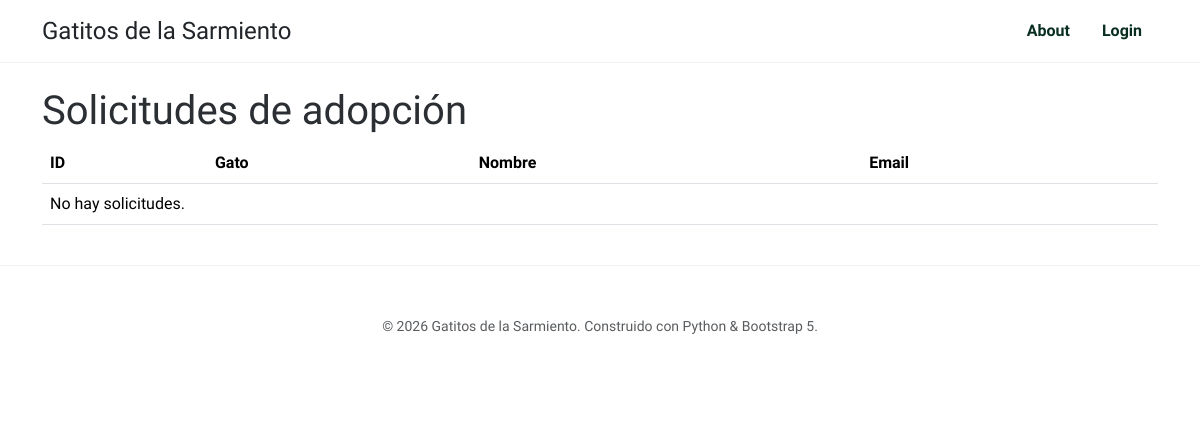
Before: /gato/solicitud/ with the older database file.
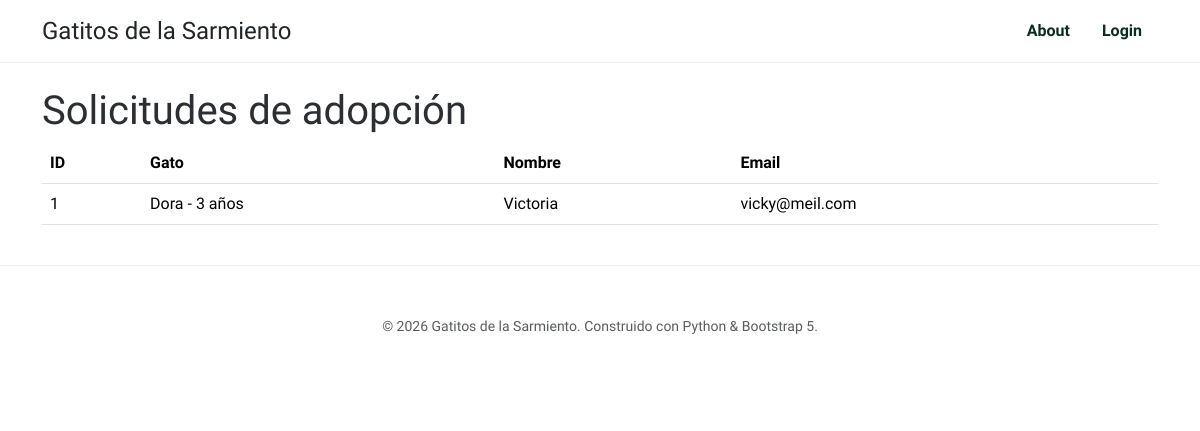
After: the same page with the newer database file.
### gato/models.py (models this page shows, shortened)
class SolicitudAdopcion(models.Model):
    gato = models.ForeignKey(Gato, on_delete=models.CASCADE)
    nombre = models.CharField(max_length=100)
    email = models.EmailField()
    mensaje = models.TextField()
    fecha = models.DateTimeField(auto_now_add=True)

class Gato(models.Model):
    categoria = models.ForeignKey(
        Categoria,
        on_delete=models.SET_NULL,
        null=True,
        blank=True,
        verbose_name="categoría",
    )
    nombre = models.CharField(max_length=100)
    descripcion = models.TextField(blank=True, null=True)
    edad = models.IntegerField()
    sexo = models.CharField(max_length=20)
    disponibilidad = models.BooleanField(default=True)
    fecha_actualizacion = models.DateTimeField(editable=False, auto_now=True)
    def __str__(self) -> str:
        return f"{self.nombre} - {self.edad} años"
    class Meta:
        verbose_name = "Gato"
        verbose_name_plural = "Gatos"
        constraints = [
            models.UniqueConstraint(
                fields=["categoria", "nombre"], name="categoria_nombre"
            )
        ]
        indexes = [models.Index(fields=["nombre"])]

### gato/views.py (the view)
# urls.py: path("solicitud/", SolicitudAdopcionList.as_view(), name="solicitud_home"
class SolicitudAdopcionList(ListView):
    model = SolicitudAdopcion
    def get_queryset(self):
        consulta = self.request.GET.get("consulta")
        if consulta:
            queryset = SolicitudAdopcion.objects.filter(nombre__icontains=consulta)
        else:
            queryset = SolicitudAdopcion.objects.all()
        return queryset

### gato/templates/gato/solicitudadopcion_list.html
{% extends 'core/base.html' %}
{% block contenido %}
<div class="container py-4">
    <h1>Solicitudes de adopción</h1>
    <table class="table">
        <thead>
            <tr>
                <th>ID</th>
                <th>Gato</th>
                <th>Nombre</th>
                <th>Email</th>
            </tr>
        </thead>
        <tbody>
            {% for solicitud in object_list %}
            <tr>
                <td>{{ solicitud.id }}</td>
                <td>{{ solicitud.gato }}</td>
                <td>{{ solicitud.nombre }}</td>
                <td>{{ solicitud.email }}</td>
            </tr>
            {% empty %}
            <tr>
                <td colspan="4">
                    No hay solicitudes.
                </td>
            </tr>
            {% endfor %}
        </tbody>
    </table>
</div>
{% endblock contenido %}

### core/templates/core/base.html (shortened to what this page needs)
{% load static %}
<!DOCTYPE html>
<html lang="es">
<head>
    <link href="https://cdn.jsdelivr.net/npm/bootstrap@5.3.2/dist/css/bootstrap.min.css" rel="stylesheet">
    <link rel="stylesheet" href="{% static 'core/css/styles.css' %}">
</head>
<body>
    {% include 'core/partials/navbar.html' %}
    {% block contenido %}
    {% endblock contenido %}
    {% include 'core/partials/footer.html' %}
</body>
</html>

### core/templates/core/partials/navbar.html (shortened to what this page needs)
<nav class="navbar navbar-expand-lg sticky-top">
    <div class="container">
        <a class="navbar-brand d-flex align-items-center" href="{% url 'core:home' %}">
            <span class="fw-800 fs-4 text-dark">Gatitos de la Sarmiento</span>
        </a>
        <div class="collapse navbar-collapse" id="navMenu">
            <ul class="navbar-nav ms-auto">
                {% if user.is_authenticated %}
                <li class="nav-item mx-2">
                    <a class="nav-link" href="{% url 'gato:categoria_home' %}">Categorías</a>
                </li>
                <li class="nav-item mx-2">
                    <a class="nav-link" href="{% url 'gato:gato_home' %}">Gatos</a>
                </li>
                <li class="nav-item mx-2">
                    <a class="nav-link" href="{% url 'gato:solicitud_home' %}">Solicitud Adopcion</a>
                </li>
                <li class="nav-item mx-2">
                    <a class="nav-link" href="#">{{ user.username }}</a>
                </li>
                <li class="nav-item mx-2">
                    <form class="d-inline" action="{% url 'core:logout' %}" method="post">
                        {% csrf_token %}
                        <button type="submit" class="btn btn-link nav-link p-0">Logout</button>
                    </form>
                </li>
                {% else %}
                <li class="nav-item mx-2">
                    <a class="nav-link" href="#about">About</a>
                </li>
                <li class="nav-item mx-2">
                    <a class="nav-link" href="{% url 'core:login' %}">Login</a>
                </li>
                {% endif %}
            </ul>
        </div>
    </div>
</nav>

### core/templates/core/partials/footer.html
<footer class="text-center">
    <div class="container">
        <p class="text-muted small">© 2026 Gatitos de la Sarmiento. Construido con Python & Bootstrap 5.</p>
    </div>
</footer>

### core/static/core/css/styles.css (style rules this page uses)
:root { --django-green: #092e20; --django-light: #44b78b; }
body { font-family: 'Plus Jakarta Sans', sans-serif; color: #2b2f33; }
.navbar { backdrop-filter: blur(10px); background-color: rgba(255, 255, 255, 0.8); border-bottom: 1px solid rgba(0, 0, 0, 0.05); }
.nav-link { font-weight: 600; color: var(--django-green) !important; transition: color 0.3s; }
footer { border-top: 1px solid rgba(0, 0, 0, 0.05); padding: 50px 0; }

Changed rows visible on the page:
added SolicitudAdopcion: id "1", gato "Dora - 3 años", nombre "Victoria", email "vicky@meil.com"
Other visible differences:
text no longer shown: "No hay solicitudes."
